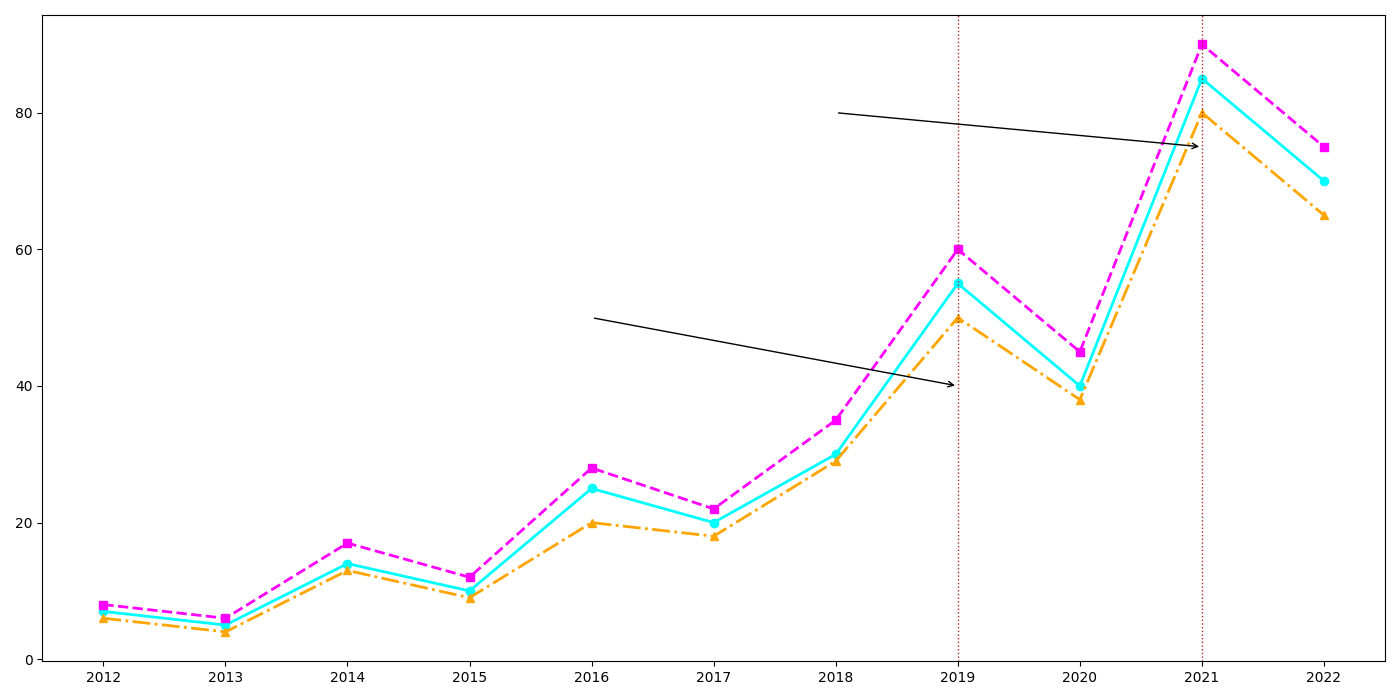

This chart was generated by the following Python code:
import matplotlib.pyplot as plt
import numpy as np

years = np.arange(2012, 2023)

metropolis_speeds = np.array([7, 5, 14, 10, 25, 20, 30, 55, 40, 85, 70])
atlantis_speeds = np.array([8, 6, 17, 12, 28, 22, 35, 60, 45, 90, 75])
avalon_speeds = np.array([6, 4, 13, 9, 20, 18, 29, 50, 38, 80, 65])

fig, ax = plt.subplots(figsize=(14, 7))

ax.plot(years, metropolis_speeds, color='cyan', marker='o', linestyle='-', linewidth=2)
ax.plot(years, atlantis_speeds, color='magenta', marker='s', linestyle='--', linewidth=2)
ax.plot(years, avalon_speeds, color='orange', marker='^', linestyle='-.', linewidth=2)

ax.annotate('', xy=(2019, 40), xytext=(2016, 50),
            arrowprops=dict(facecolor='grey', arrowstyle='->'))
ax.annotate('', xy=(2021, 75), xytext=(2018, 80),
            arrowprops=dict(facecolor='grey', arrowstyle='->'))

ax.axvline(x=2019, color='brown', linestyle=':', linewidth=1)
ax.axvline(x=2021, color='brown', linestyle=':', linewidth=1)

ax.set_xticks(years)

plt.tight_layout()
plt.show()
